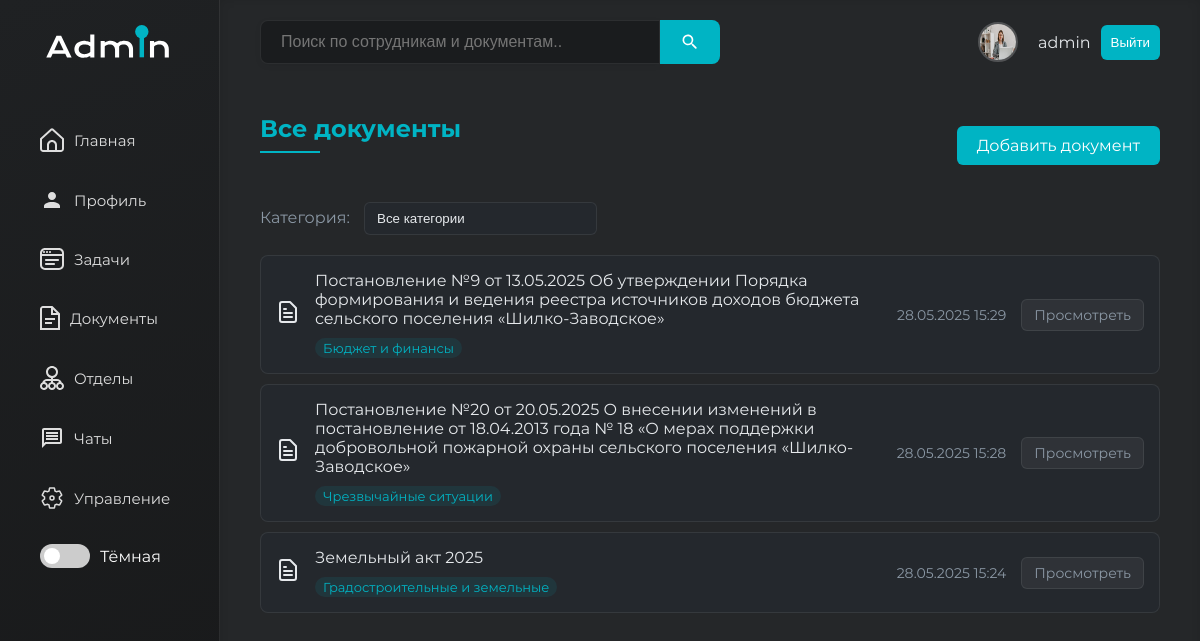
The page /documents/ (signed in) on the database as committed earlier.
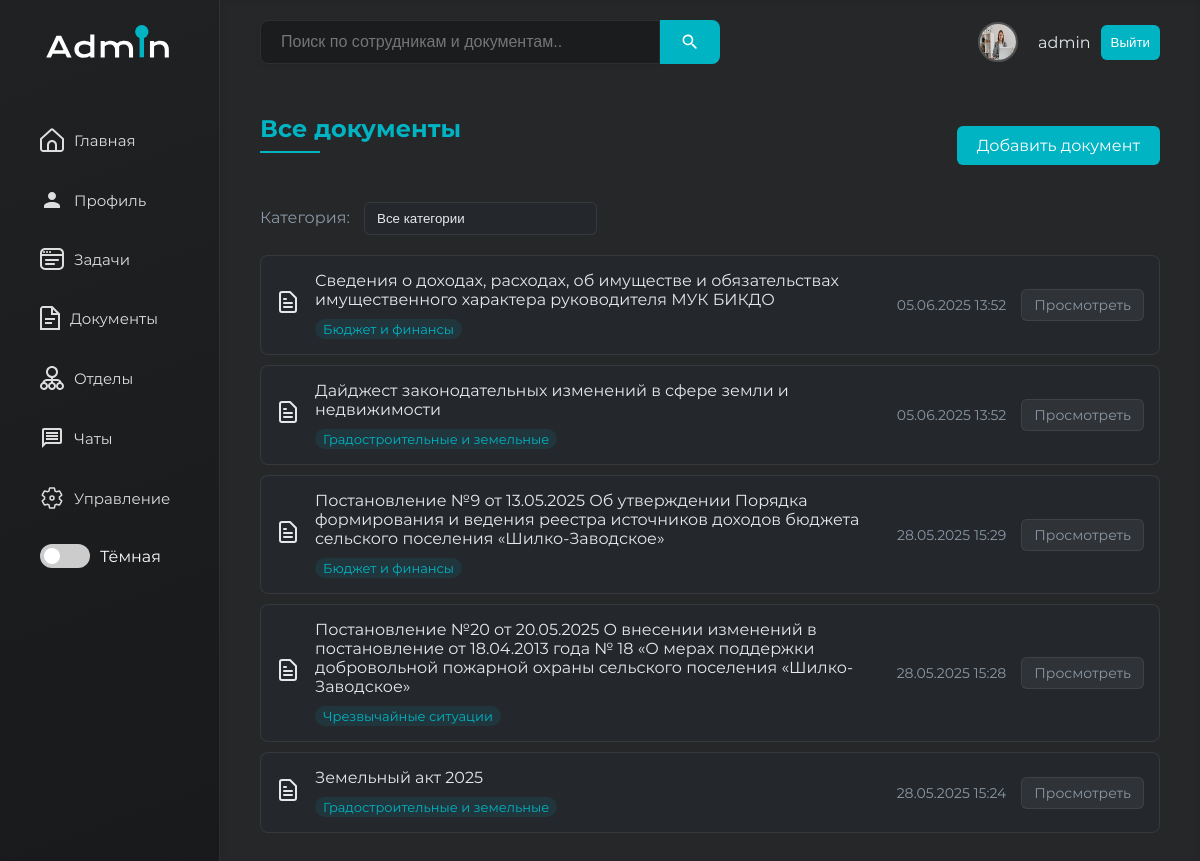
The same page on the database as committed later.
### www/models.py (models this page shows, shortened)
class Document(models.Model):
    user = models.ForeignKey(User, on_delete=models.CASCADE, related_name='documents')
    title = models.CharField(max_length=255, verbose_name="Название документа")
    file = models.FileField(upload_to='documents/%Y/%m/%d/', verbose_name="Файл")
    category = models.ForeignKey(
        DocumentCategory,
        on_delete=models.SET_NULL,
        null=True,
        blank=True,
        verbose_name="Категория"
    )
    uploaded_at = models.DateTimeField(auto_now_add=True, verbose_name="Дата загрузки")
    description = models.TextField(blank=True, null=True, verbose_name="Описание")
    class Meta:
        verbose_name = "Документ"
        verbose_name_plural = "Документы"
        ordering = ['-uploaded_at']

class DocumentCategory(models.Model):
    name = models.CharField(max_length=100, unique=True, verbose_name="Название категории")
    class Meta:
        verbose_name = "Категория документов"
        verbose_name_plural = "Категории документов"

### www/views.py (the view)
# urls.py: path('documents/', DocumentListView.as_view(), name='documents'),
class DocumentListView(LoginRequiredMixin, ListView):
    model = Document
    template_name = 'documents.html'
    context_object_name = 'documents'
    paginate_by = 10
    def get_queryset(self):
        queryset = Document.objects.all()
        category_id = self.request.GET.get('category')
        if category_id and category_id != 'all':
            queryset = queryset.filter(category_id=category_id)
        return queryset.order_by('-uploaded_at')
    def get_context_data(self, **kwargs):
        context = super().get_context_data(**kwargs)
        context['categories'] = DocumentCategory.objects.all()
        context['selected_category'] = self.request.GET.get('category', 'all')
        return context

### templates/documents.html (shortened to what this page needs)
{% extends 'base.html' %}
{% load static %}
{% block main %}
    <div class="document-container">
        <div class="document-header">
            <h1>Все документы</h1>
            <a href="{% url 'upload_document' %}" class="upload-btn">
                Добавить документ
            </a>
        </div>
        <div class="category-filter">
            <form method="get">
                <label for="category">Категория:</label>
                <select name="category" id="category" onchange="this.form.submit()">
                    <option value="all" {% if selected_category == 'all' %}selected{% endif %}>Все категории</option>
                </select>
            </form>
        </div>
        {% if documents %}
            <ul class="document-list">
                {% for document in documents %}
                    <li class="document-item">
                        <span class="document-icon"></span>
                        <div class="document-info">
                            <span class="document-title">{{ document.title }}</span>
                            {% if document.category %}
                                <span class="document-category">{{ document.category.name }}</span>
                            {% endif %}
                        </div>
                        <span class="document-uploaded-at">{{ document.uploaded_at|date:"d.m.Y H:i" }}</span>
                        <div class="document-actions">
                            <a href="{{ document.file.url }}" target="_blank">Просмотреть</a>
                        </div>
                    </li>
                {% endfor %}
            </ul>
        {% else %}
            <p class="no-documents">Документов нет.</p>
        {% endif %}
    </div>
{% endblock %}

Rows that differ between the two databases and show on the page:
added Document: title "Сведения о доходах, расходах, об имуществе и обязательствах имущественного характера руководителя МУК БИКДО", category.name "Бюджет и финансы", uploaded_at "05.06.2025 13:52"
added Document: title "Дайджест законодательных изменений в сфере земли и недвижимости", category.name "Градостроительные и земельные", uploaded_at "05.06.2025 13:52"
